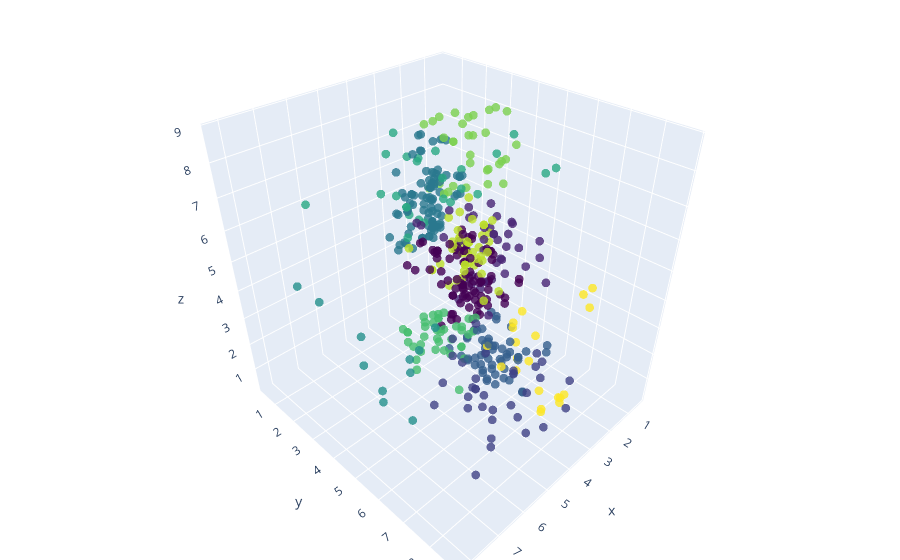

The cell this chart's notebook holds for it:
### Code cell
import plotly.graph_objects as go
import numpy as np

fig = go.Figure(data=[go.Scatter3d(
    x=X[:, 0], y=X[:, 1], z=X[:, 2], mode='markers',
    marker=dict(size=3, color=kmeans.labels_, colorscale='Viridis', opacity=0.8)
)])

fig.update_layout(margin=dict(l=0, r=0, b=0, t=0))
fig.show()

### Figure 1 — Plotly figure (JSON) as saved in the notebook; plotly's stock layout.template omitted (floating-point values rounded to 4 significant figures; data arrays with more than 128 entries replaced by an {"elided": "..."} marker saying what was removed)
{"data": [{"marker": {"color": {"elided": "476 int values"}, "colorscale": [[0, "#440154"], [0.1111, "#482878"], [0.2222, "#3e4989"], [0.3333, "#31688e"], [0.4444, "#26828e"], [0.5556, "#1f9e89"], [0.6667, "#35b779"], [0.7778, "#6ece58"], [0.8889, "#b5de2b"], [1, "#fde725"]], "opacity": 0.8, "size": 3}, "mode": "markers", "type": "scatter3d", "x": {"elided": "476 float values"}, "y": {"elided": "476 float values"}, "z": {"elided": "476 float values"}}], "layout": {"margin": {"b": 0, "l": 0, "r": 0, "t": 0}}}
